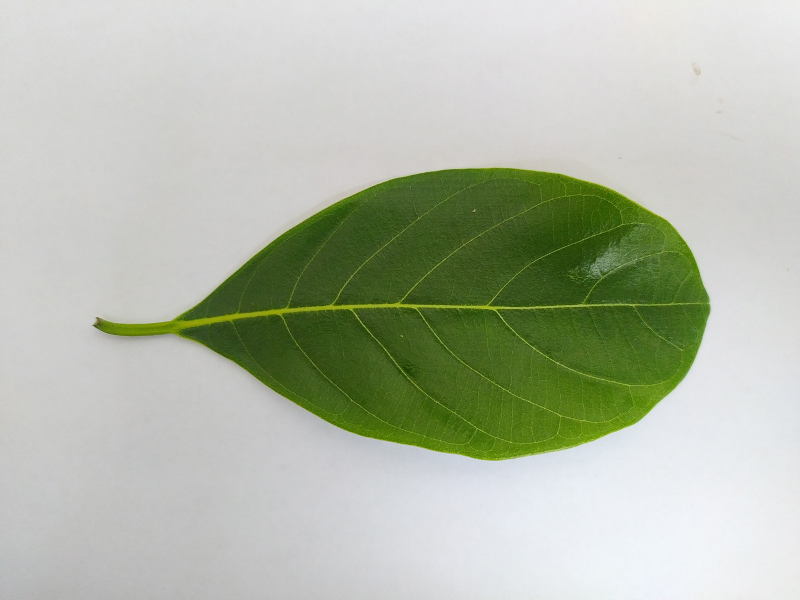
#> input picture Dataset/Nangka/002.jpg, 1600 x 1200 px, found by its file name (shown at 1/2 size); the run also reads 2 pictures not shown here
$ jupyter execute 'Image Processing.ipynb'   (older library calls are emulated)
#> lines starting #> are read from the running program, lines starting #| are printed output that depends on the picture; after the words box and inside, x2 and y2 are one past the last pixel; in counts of white or black regions, pixels touching at a corner belong together
[cell 1]
import cv2
import numpy as np
import glob

[cell 2]
# Pythono3 code to rename multiple
# files in a directory or folder

# importing os module
import os

# Function to rename multiple files
def main():

	folder = "Dataset/Nangka"
	for count, filename in enumerate(os.listdir(folder)):
		dst = f"0{str(count)}.jpg"
		src =f"{folder}/{filename}" # foldername/filename, if .py file is outside folder
		dst =f"{folder}/{dst}"

		# rename() function will
		# rename all the files
		os.rename(src, dst)

# Driver Code
if __name__ == '__main__':

	# Calling main() function
	main()

[cell 3]
from PIL import Image
import os

print("Shrink images in the folder")
folder = "Dataset/Nangka"
w = 1600
h = 1200
for i in os.listdir(folder):
    file = f"{folder}\\{i}"
    im = Image.open(file)
#> im is the input picture: PIL image 1600x1200 RGB; mean R, G, B 179.1, 186.5, 169.1
    im = im.resize((w, h), Image.ANTIALIAS)
    im.save(file)

[cell 4]
# # Membaca Image
image = cv2.imread("Dataset/Nangka/001.jpg")
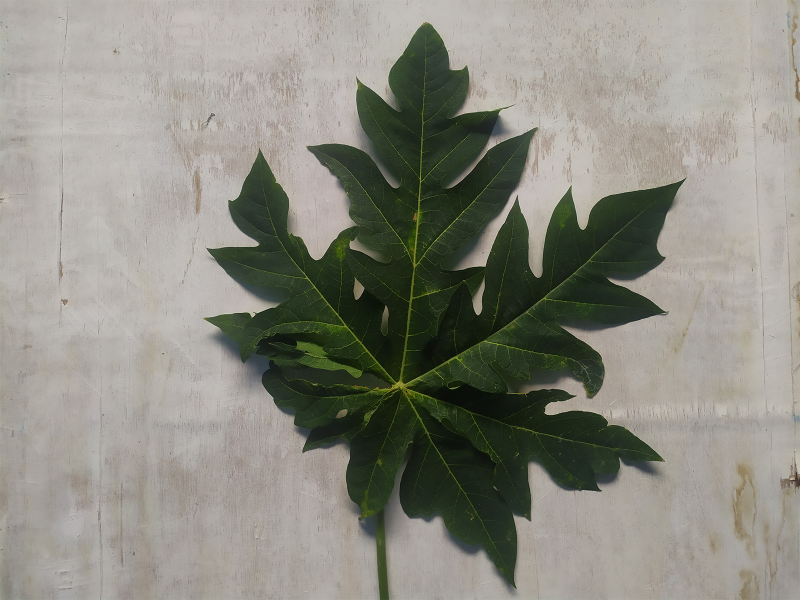
#> input picture Dataset/001.jpg, 1600 x 1200 px, found by its file name (shown at 1/2 size)
#> image is the input picture: shape (1200, 1600, 3); mean B, G, R 128.3, 138.3, 138.8
# # print(image)
# print(image.shape)
#
# # cv2.imshow("001", image)
#
# # resize image (ignore aspect ratio)
im_resized = cv2.resize(image, (400,400))
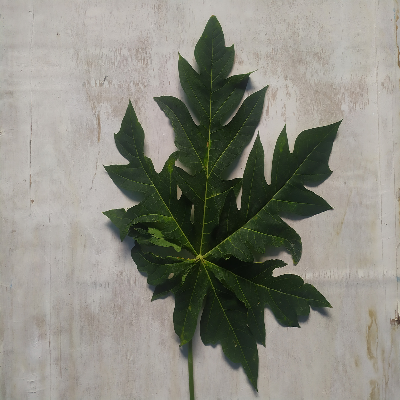
#> im_resized: shape (400, 400, 3); mean B, G, R 128.5, 138.5, 139.1
# # cv2.imshow('im_resized',im_resized)
#
# # # adjust image contrast
# im_adjusted = cv2.addWeighted(im_resized, 1.5, np.zeros(im_resized.shape, im_resized.dtype), 0, -100)
# cv2.imshow('im_adjusted', im_adjusted)
#
# #
# # # convert image to grayscale\n",
# # im_gray = cv2.cvtColor(im_resized, cv2.COLOR_BGR2GRAY),
# # cv2.imshow('Original Image',im_resized)
# # cv2.imshow('Grayscale Image',im_gray)
#
# # detect edges
# im_edges = cv2.Canny(im_resized, 100, 200)
#
# cv2.imshow("Original Image", im_resized)
# cv2.imshow("Detected Edges", im_edges)

[cell 5]
imdir = 'Dataset/Nangka/'
ext = ['jpg']

files = []
[files.extend(glob.glob(imdir + '*.' + e)) for e in ext]

images = [cv2.imread(file) for file in files]
#> images = 3 items

i = 1
for img in images:
    im_adjusted = cv2.addWeighted(img, 2.5, np.zeros(img.shape, img.dtype), 0, -100)
    im_edges = cv2.Canny(im_adjusted, 100, 200)
    im_name = "Dataset/nangka_edges_test/" + str(i) + ".jpg"
    cv2.imwrite(im_name, im_edges)
    i += 1
#> this loop made 3 passes
#> im_name on passes 1 to 3: 'Dataset/nangka_edges_test/1.jpg', 'Dataset/nangka_edges_test/2.jpg', 'Dataset/nangka_edges_test/3.jpg'
#> pass 1, `im_adjusted = cv2.addWeighted(img, 2.5, np.zeros(img.shape, img.dtype)..`:
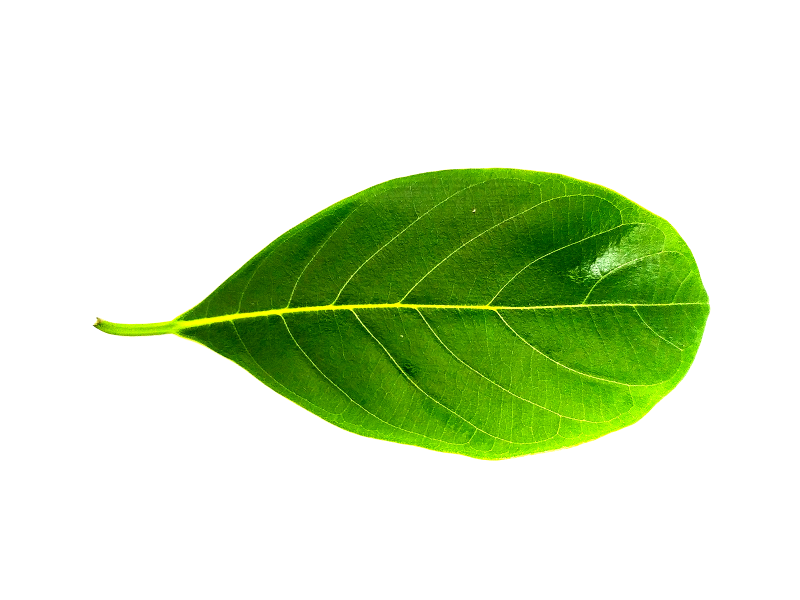
#> im_adjusted: shape (1200, 1600, 3) (shown at 1/2 size); mean B, G, R 196.5, 229.3, 212.5
#> pass 1, `im_edges = cv2.Canny(im_adjusted, 100, 200)`:
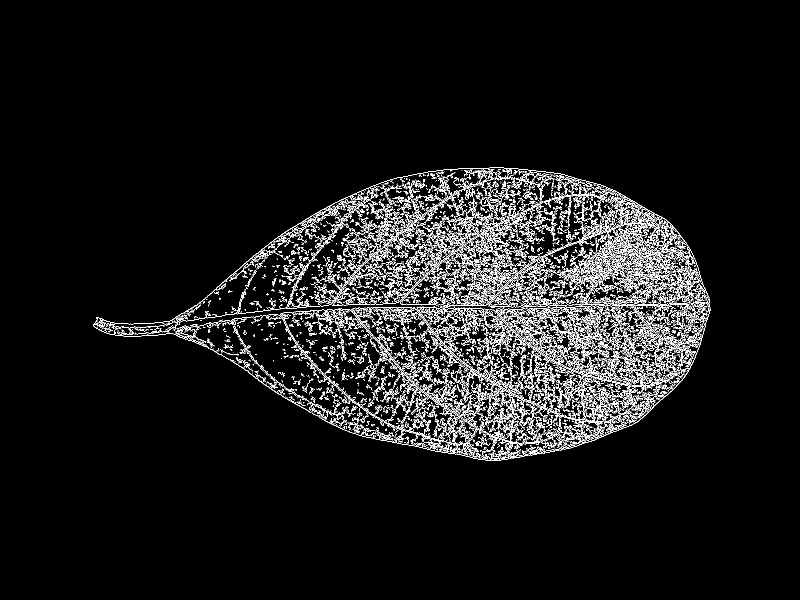
#> im_edges: shape (1200, 1600) (shown at 1/2 size); 5.6% white in thin lines or dots, all inside (x1, y1, x2, y2) = (186, 335, 1421, 921)
#> pass 2, `im_adjusted = cv2.addWeighted(img, 2.5, np.zeros(img.shape, img.dtype)..`:
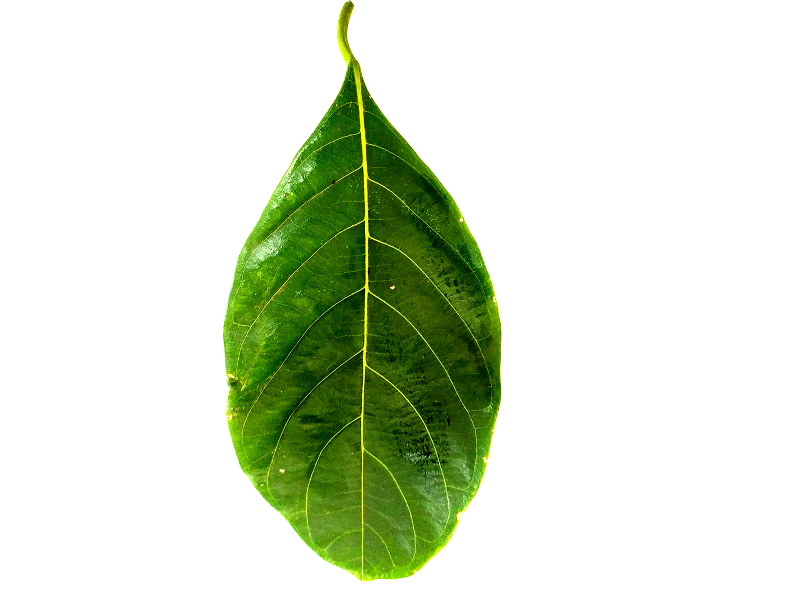
#> im_adjusted: shape (1200, 1600, 3) (shown at 1/2 size); mean B, G, R 204.2, 225.5, 215.4
#> pass 2, `im_edges = cv2.Canny(im_adjusted, 100, 200)`:
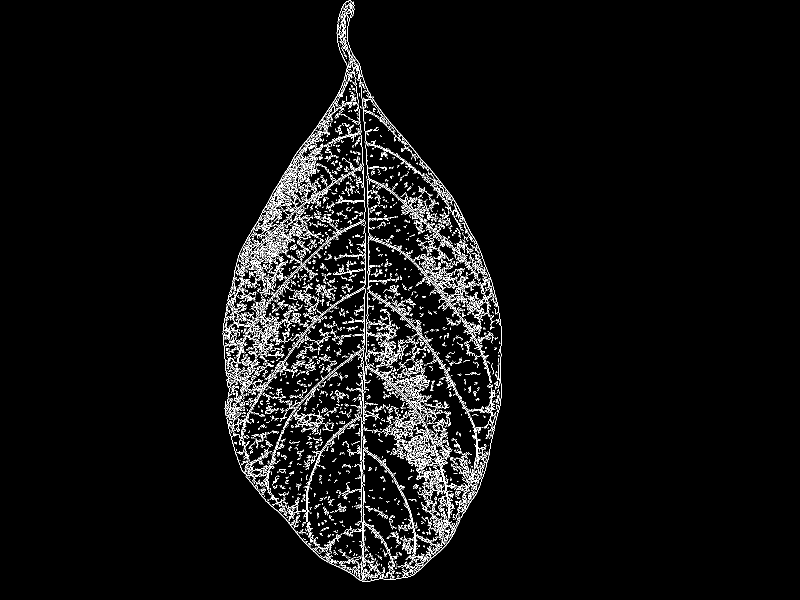
#> im_edges: shape (1200, 1600) (shown at 1/2 size); 3.8% white in thin lines or dots, all inside (x1, y1, x2, y2) = (445, 0, 1003, 1164)
#> after the loop:
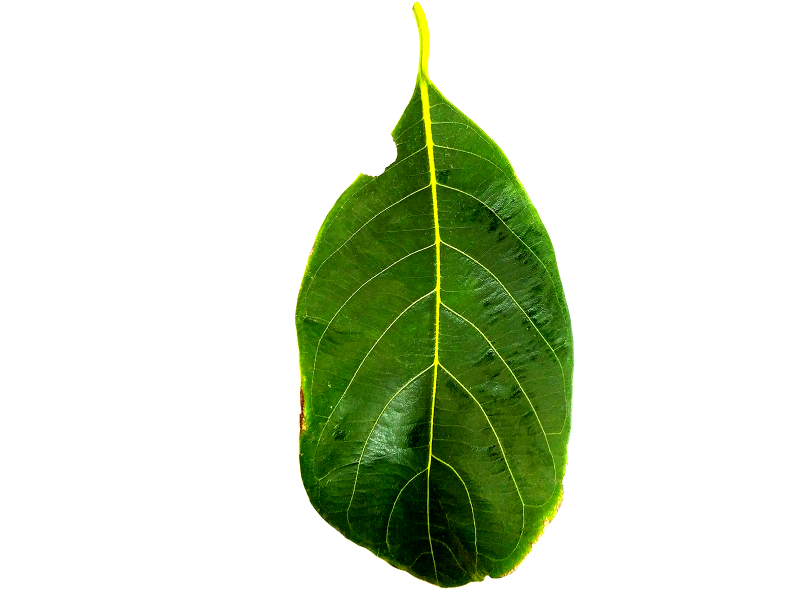
#> im_adjusted: shape (1200, 1600, 3) (shown at 1/2 size); mean B, G, R 201.2, 221.8, 211.7
#> after the loop, i = 4
